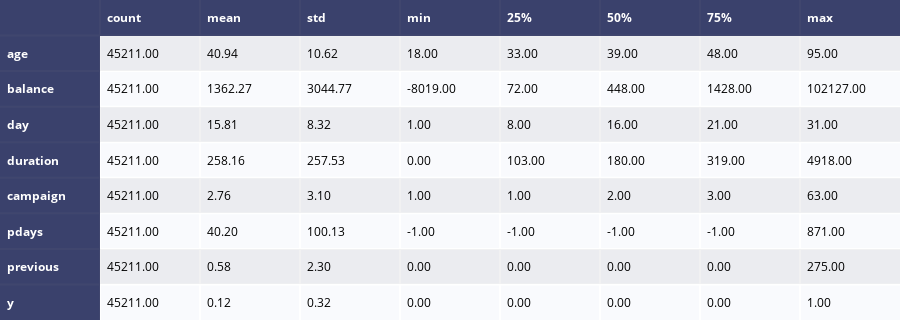

Write notebook code for a chart like this one.
### Code cell
desc = ff.create_table(data.describe().T.applymap("{0:.02f}".format),index = True)
py.iplot(desc)

### Figure 1 — Plotly figure (JSON) as saved in the notebook; plotly's stock layout.template omitted (floating-point values rounded to 4 significant figures)
{"data": [{"colorscale": [[0, "#00083e"], [0.5, "#ededee"], [1, "#ffffff"]], "hoverinfo": "none", "opacity": 0.75, "showscale": false, "type": "heatmap", "z": [[0, 0, 0, 0, 0, 0, 0, 0, 0], [0, 0.5, 0.5, 0.5, 0.5, 0.5, 0.5, 0.5, 0.5], [0, 1, 1, 1, 1, 1, 1, 1, 1], [0, 0.5, 0.5, 0.5, 0.5, 0.5, 0.5, 0.5, 0.5], [0, 1, 1, 1, 1, 1, 1, 1, 1], [0, 0.5, 0.5, 0.5, 0.5, 0.5, 0.5, 0.5, 0.5], [0, 1, 1, 1, 1, 1, 1, 1, 1], [0, 0.5, 0.5, 0.5, 0.5, 0.5, 0.5, 0.5, 0.5], [0, 1, 1, 1, 1, 1, 1, 1, 1]]}], "layout": {"annotations": [{"align": "left", "font": {"color": "#ffffff"}, "showarrow": false, "text": "<b></b>", "x": -0.45, "xanchor": "left", "xref": "x", "y": 0, "yref": "y"}, {"align": "left", "font": {"color": "#ffffff"}, "showarrow": false, "text": "<b>count</b>", "x": 0.55, "xanchor": "left", "xref": "x", "y": 0, "yref": "y"}, {"align": "left", "font": {"color": "#ffffff"}, "showarrow": false, "text": "<b>mean</b>", "x": 1.55, "xanchor": "left", "xref": "x", "y": 0, "yref": "y"}, {"align": "left", "font": {"color": "#ffffff"}, "showarrow": false, "text": "<b>std</b>", "x": 2.55, "xanchor": "left", "xref": "x", "y": 0, "yref": "y"}, {"align": "left", "font": {"color": "#ffffff"}, "showarrow": false, "text": "<b>min</b>", "x": 3.55, "xanchor": "left", "xref": "x", "y": 0, "yref": "y"}, {"align": "left", "font": {"color": "#ffffff"}, "showarrow": false, "text": "<b>25%</b>", "x": 4.55, "xanchor": "left", "xref": "x", "y": 0, "yref": "y"}, {"align": "left", "font": {"color": "#ffffff"}, "showarrow": false, "text": "<b>50%</b>", "x": 5.55, "xanchor": "left", "xref": "x", "y": 0, "yref": "y"}, {"align": "left", "font": {"color": "#ffffff"}, "showarrow": false, "text": "<b>75%</b>", "x": 6.55, "xanchor": "left", "xref": "x", "y": 0, "yref": "y"}, {"align": "left", "font": {"color": "#ffffff"}, "showarrow": false, "text": "<b>max</b>", "x": 7.55, "xanchor": "left", "xref": "x", "y": 0, "yref": "y"}, {"align": "left", "font": {"color": "#ffffff"}, "showarrow": false, "text": "<b>age</b>", "x": -0.45, "xanchor": "left", "xref": "x", "y": 1, "yref": "y"}, {"align": "left", "font": {"color": "#000000"}, "showarrow": false, "text": "45211.00", "x": 0.55, "xanchor": "left", "xref": "x", "y": 1, "yref": "y"}, {"align": "left", "font": {"color": "#000000"}, "showarrow": false, "text": "40.94", "x": 1.55, "xanchor": "left", "xref": "x", "y": 1, "yref": "y"}, {"align": "left", "font": {"color": "#000000"}, "showarrow": false, "text": "10.62", "x": 2.55, "xanchor": "left", "xref": "x", "y": 1, "yref": "y"}, {"align": "left", "font": {"color": "#000000"}, "showarrow": false, "text": "18.00", "x": 3.55, "xanchor": "left", "xref": "x", "y": 1, "yref": "y"}, {"align": "left", "font": {"color": "#000000"}, "showarrow": false, "text": "33.00", "x": 4.55, "xanchor": "left", "xref": "x", "y": 1, "yref": "y"}, {"align": "left", "font": {"color": "#000000"}, "showarrow": false, "text": "39.00", "x": 5.55, "xanchor": "left", "xref": "x", "y": 1, "yref": "y"}, {"align": "left", "font": {"color": "#000000"}, "showarrow": false, "text": "48.00", "x": 6.55, "xanchor": "left", "xref": "x", "y": 1, "yref": "y"}, {"align": "left", "font": {"color": "#000000"}, "showarrow": false, "text": "95.00", "x": 7.55, "xanchor": "left", "xref": "x", "y": 1, "yref": "y"}, {"align": "left", "font": {"color": "#ffffff"}, "showarrow": false, "text": "<b>balance</b>", "x": -0.45, "xanchor": "left", "xref": "x", "y": 2, "yref": "y"}, {"align": "left", "font": {"color": "#000000"}, "showarrow": false, "text": "45211.00", "x": 0.55, "xanchor": "left", "xref": "x", "y": 2, "yref": "y"}, {"align": "left", "font": {"color": "#000000"}, "showarrow": false, "text": "1362.27", "x": 1.55, "xanchor": "left", "xref": "x", "y": 2, "yref": "y"}, {"align": "left", "font": {"color": "#000000"}, "showarrow": false, "text": "3044.77", "x": 2.55, "xanchor": "left", "xref": "x", "y": 2, "yref": "y"}, {"align": "left", "font": {"color": "#000000"}, "showarrow": false, "text": "-8019.00", "x": 3.55, "xanchor": "left", "xref": "x", "y": 2, "yref": "y"}, {"align": "left", "font": {"color": "#000000"}, "showarrow": false, "text": "72.00", "x": 4.55, "xanchor": "left", "xref": "x", "y": 2, "yref": "y"}, {"align": "left", "font": {"color": "#000000"}, "showarrow": false, "text": "448.00", "x": 5.55, "xanchor": "left", "xref": "x", "y": 2, "yref": "y"}, {"align": "left", "font": {"color": "#000000"}, "showarrow": false, "text": "1428.00", "x": 6.55, "xanchor": "left", "xref": "x", "y": 2, "yref": "y"}, {"align": "left", "font": {"color": "#000000"}, "showarrow": false, "text": "102127.00", "x": 7.55, "xanchor": "left", "xref": "x", "y": 2, "yref": "y"}, {"align": "left", "font": {"color": "#ffffff"}, "showarrow": false, "text": "<b>day</b>", "x": -0.45, "xanchor": "left", "xref": "x", "y": 3, "yref": "y"}, {"align": "left", "font": {"color": "#000000"}, "showarrow": false, "text": "45211.00", "x": 0.55, "xanchor": "left", "xref": "x", "y": 3, "yref": "y"}, {"align": "left", "font": {"color": "#000000"}, "showarrow": false, "text": "15.81", "x": 1.55, "xanchor": "left", "xref": "x", "y": 3, "yref": "y"}, {"align": "left", "font": {"color": "#000000"}, "showarrow": false, "text": "8.32", "x": 2.55, "xanchor": "left", "xref": "x", "y": 3, "yref": "y"}, {"align": "left", "font": {"color": "#000000"}, "showarrow": false, "text": "1.00", "x": 3.55, "xanchor": "left", "xref": "x", "y": 3, "yref": "y"}, {"align": "left", "font": {"color": "#000000"}, "showarrow": false, "text": "8.00", "x": 4.55, "xanchor": "left", "xref": "x", "y": 3, "yref": "y"}, {"align": "left", "font": {"color": "#000000"}, "showarrow": false, "text": "16.00", "x": 5.55, "xanchor": "left", "xref": "x", "y": 3, "yref": "y"}, {"align": "left", "font": {"color": "#000000"}, "showarrow": false, "text": "21.00", "x": 6.55, "xanchor": "left", "xref": "x", "y": 3, "yref": "y"}, {"align": "left", "font": {"color": "#000000"}, "showarrow": false, "text": "31.00", "x": 7.55, "xanchor": "left", "xref": "x", "y": 3, "yref": "y"}, {"align": "left", "font": {"color": "#ffffff"}, "showarrow": false, "text": "<b>duration</b>", "x": -0.45, "xanchor": "left", "xref": "x", "y": 4, "yref": "y"}, {"align": "left", "font": {"color": "#000000"}, "showarrow": false, "text": "45211.00", "x": 0.55, "xanchor": "left", "xref": "x", "y": 4, "yref": "y"}, {"align": "left", "font": {"color": "#000000"}, "showarrow": false, "text": "258.16", "x": 1.55, "xanchor": "left", "xref": "x", "y": 4, "yref": "y"}, {"align": "left", "font": {"color": "#000000"}, "showarrow": false, "text": "257.53", "x": 2.55, "xanchor": "left", "xref": "x", "y": 4, "yref": "y"}, {"align": "left", "font": {"color": "#000000"}, "showarrow": false, "text": "0.00", "x": 3.55, "xanchor": "left", "xref": "x", "y": 4, "yref": "y"}, {"align": "left", "font": {"color": "#000000"}, "showarrow": false, "text": "103.00", "x": 4.55, "xanchor": "left", "xref": "x", "y": 4, "yref": "y"}, {"align": "left", "font": {"color": "#000000"}, "showarrow": false, "text": "180.00", "x": 5.55, "xanchor": "left", "xref": "x", "y": 4, "yref": "y"}, {"align": "left", "font": {"color": "#000000"}, "showarrow": false, "text": "319.00", "x": 6.55, "xanchor": "left", "xref": "x", "y": 4, "yref": "y"}, {"align": "left", "font": {"color": "#000000"}, "showarrow": false, "text": "4918.00", "x": 7.55, "xanchor": "left", "xref": "x", "y": 4, "yref": "y"}, {"align": "left", "font": {"color": "#ffffff"}, "showarrow": false, "text": "<b>campaign</b>", "x": -0.45, "xanchor": "left", "xref": "x", "y": 5, "yref": "y"}, {"align": "left", "font": {"color": "#000000"}, "showarrow": false, "text": "45211.00", "x": 0.55, "xanchor": "left", "xref": "x", "y": 5, "yref": "y"}, {"align": "left", "font": {"color": "#000000"}, "showarrow": false, "text": "2.76", "x": 1.55, "xanchor": "left", "xref": "x", "y": 5, "yref": "y"}, {"align": "left", "font": {"color": "#000000"}, "showarrow": false, "text": "3.10", "x": 2.55, "xanchor": "left", "xref": "x", "y": 5, "yref": "y"}, {"align": "left", "font": {"color": "#000000"}, "showarrow": false, "text": "1.00", "x": 3.55, "xanchor": "left", "xref": "x", "y": 5, "yref": "y"}, {"align": "left", "font": {"color": "#000000"}, "showarrow": false, "text": "1.00", "x": 4.55, "xanchor": "left", "xref": "x", "y": 5, "yref": "y"}, {"align": "left", "font": {"color": "#000000"}, "showarrow": false, "text": "2.00", "x": 5.55, "xanchor": "left", "xref": "x", "y": 5, "yref": "y"}, {"align": "left", "font": {"color": "#000000"}, "showarrow": false, "text": "3.00", "x": 6.55, "xanchor": "left", "xref": "x", "y": 5, "yref": "y"}, {"align": "left", "font": {"color": "#000000"}, "showarrow": false, "text": "63.00", "x": 7.55, "xanchor": "left", "xref": "x", "y": 5, "yref": "y"}, {"align": "left", "font": {"color": "#ffffff"}, "showarrow": false, "text": "<b>pdays</b>", "x": -0.45, "xanchor": "left", "xref": "x", "y": 6, "yref": "y"}, {"align": "left", "font": {"color": "#000000"}, "showarrow": false, "text": "45211.00", "x": 0.55, "xanchor": "left", "xref": "x", "y": 6, "yref": "y"}, {"align": "left", "font": {"color": "#000000"}, "showarrow": false, "text": "40.20", "x": 1.55, "xanchor": "left", "xref": "x", "y": 6, "yref": "y"}, {"align": "left", "font": {"color": "#000000"}, "showarrow": false, "text": "100.13", "x": 2.55, "xanchor": "left", "xref": "x", "y": 6, "yref": "y"}, {"align": "left", "font": {"color": "#000000"}, "showarrow": false, "text": "-1.00", "x": 3.55, "xanchor": "left", "xref": "x", "y": 6, "yref": "y"}, {"align": "left", "font": {"color": "#000000"}, "showarrow": false, "text": "-1.00", "x": 4.55, "xanchor": "left", "xref": "x", "y": 6, "yref": "y"}, {"align": "left", "font": {"color": "#000000"}, "showarrow": false, "text": "-1.00", "x": 5.55, "xanchor": "left", "xref": "x", "y": 6, "yref": "y"}, {"align": "left", "font": {"color": "#000000"}, "showarrow": false, "text": "-1.00", "x": 6.55, "xanchor": "left", "xref": "x", "y": 6, "yref": "y"}, {"align": "left", "font": {"color": "#000000"}, "showarrow": false, "text": "871.00", "x": 7.55, "xanchor": "left", "xref": "x", "y": 6, "yref": "y"}, {"align": "left", "font": {"color": "#ffffff"}, "showarrow": false, "text": "<b>previous</b>", "x": -0.45, "xanchor": "left", "xref": "x", "y": 7, "yref": "y"}, {"align": "left", "font": {"color": "#000000"}, "showarrow": false, "text": "45211.00", "x": 0.55, "xanchor": "left", "xref": "x", "y": 7, "yref": "y"}, {"align": "left", "font": {"color": "#000000"}, "showarrow": false, "text": "0.58", "x": 1.55, "xanchor": "left", "xref": "x", "y": 7, "yref": "y"}, {"align": "left", "font": {"color": "#000000"}, "showarrow": false, "text": "2.30", "x": 2.55, "xanchor": "left", "xref": "x", "y": 7, "yref": "y"}, {"align": "left", "font": {"color": "#000000"}, "showarrow": false, "text": "0.00", "x": 3.55, "xanchor": "left", "xref": "x", "y": 7, "yref": "y"}, {"align": "left", "font": {"color": "#000000"}, "showarrow": false, "text": "0.00", "x": 4.55, "xanchor": "left", "xref": "x", "y": 7, "yref": "y"}, {"align": "left", "font": {"color": "#000000"}, "showarrow": false, "text": "0.00", "x": 5.55, "xanchor": "left", "xref": "x", "y": 7, "yref": "y"}, {"align": "left", "font": {"color": "#000000"}, "showarrow": false, "text": "0.00", "x": 6.55, "xanchor": "left", "xref": "x", "y": 7, "yref": "y"}, {"align": "left", "font": {"color": "#000000"}, "showarrow": false, "text": "275.00", "x": 7.55, "xanchor": "left", "xref": "x", "y": 7, "yref": "y"}, {"align": "left", "font": {"color": "#ffffff"}, "showarrow": false, "text": "<b>y</b>", "x": -0.45, "xanchor": "left", "xref": "x", "y": 8, "yref": "y"}, {"align": "left", "font": {"color": "#000000"}, "showarrow": false, "text": "45211.00", "x": 0.55, "xanchor": "left", "xref": "x", "y": 8, "yref": "y"}, {"align": "left", "font": {"color": "#000000"}, "showarrow": false, "text": "0.12", "x": 1.55, "xanchor": "left", "xref": "x", "y": 8, "yref": "y"}, {"align": "left", "font": {"color": "#000000"}, "showarrow": false, "text": "0.32", "x": 2.55, "xanchor": "left", "xref": "x", "y": 8, "yref": "y"}, {"align": "left", "font": {"color": "#000000"}, "showarrow": false, "text": "0.00", "x": 3.55, "xanchor": "left", "xref": "x", "y": 8, "yref": "y"}, {"align": "left", "font": {"color": "#000000"}, "showarrow": false, "text": "0.00", "x": 4.55, "xanchor": "left", "xref": "x", "y": 8, "yref": "y"}, {"align": "left", "font": {"color": "#000000"}, "showarrow": false, "text": "0.00", "x": 5.55, "xanchor": "left", "xref": "x", "y": 8, "yref": "y"}, {"align": "left", "font": {"color": "#000000"}, "showarrow": false, "text": "0.00", "x": 6.55, "xanchor": "left", "xref": "x", "y": 8, "yref": "y"}, {"align": "left", "font": {"color": "#000000"}, "showarrow": false, "text": "1.00", "x": 7.55, "xanchor": "left", "xref": "x", "y": 8, "yref": "y"}], "height": 320, "margin": {"b": 0, "l": 0, "r": 0, "t": 0}, "xaxis": {"dtick": 1, "gridwidth": 2, "showticklabels": false, "tick0": -0.5, "ticks": "", "zeroline": false}, "yaxis": {"autorange": "reversed", "dtick": 1, "gridwidth": 2, "showticklabels": false, "tick0": 0.5, "ticks": "", "zeroline": false}}}
